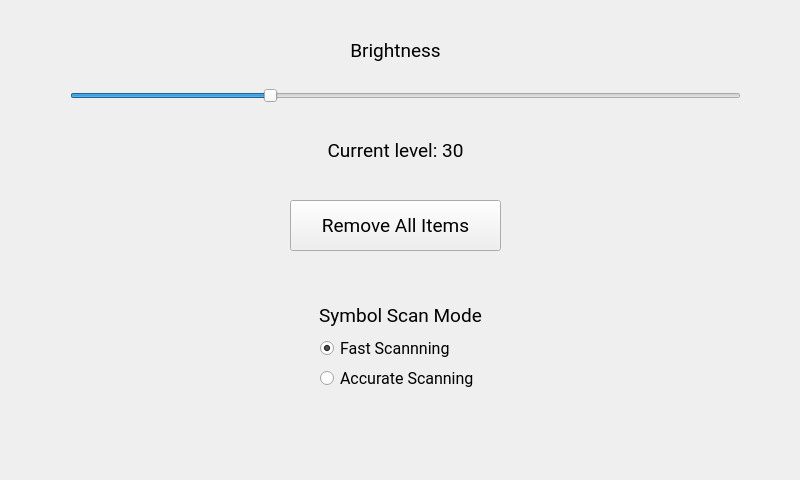
<?xml version="1.0" encoding="UTF-8"?>
<ui version="4.0">
 <class>SettingsMenu</class>
 <widget class="QMainWindow" name="SettingsMenu">
  <property name="geometry">
   <rect>
    <x>0</x>
    <y>0</y>
    <width>800</width>
    <height>480</height>
   </rect>
  </property>
  <property name="sizePolicy">
   <sizepolicy hsizetype="Maximum" vsizetype="Maximum">
    <horstretch>0</horstretch>
    <verstretch>0</verstretch>
   </sizepolicy>
  </property>
  <property name="minimumSize">
   <size>
    <width>800</width>
    <height>480</height>
   </size>
  </property>
  <property name="maximumSize">
   <size>
    <width>800</width>
    <height>512</height>
   </size>
  </property>
  <property name="baseSize">
   <size>
    <width>800</width>
    <height>480</height>
   </size>
  </property>
  <property name="windowTitle">
   <string>Laundry Manager and Optimizer</string>
  </property>
  <widget class="QWidget" name="centralWidget">
   <property name="minimumSize">
    <size>
     <width>320</width>
     <height>480</height>
    </size>
   </property>
   <property name="maximumSize">
    <size>
     <width>800</width>
     <height>480</height>
    </size>
   </property>
   <property name="baseSize">
    <size>
     <width>320</width>
     <height>480</height>
    </size>
   </property>
   <widget class="QLabel" name="homeButton">
    <property name="geometry">
     <rect>
      <x>660</x>
      <y>340</y>
      <width>131</width>
      <height>131</height>
     </rect>
    </property>
    <property name="text">
     <string/>
    </property>
    <property name="pixmap">
     <pixmap>img/icon_home.png</pixmap>
    </property>
    <property name="scaledContents">
     <bool>true</bool>
    </property>
   </widget>
   <widget class="QSlider" name="brightnessSlider">
    <property name="geometry">
     <rect>
      <x>70</x>
      <y>70</y>
      <width>671</width>
      <height>51</height>
     </rect>
    </property>
    <property name="maximum">
     <number>255</number>
    </property>
    <property name="value">
     <number>75</number>
    </property>
    <property name="orientation">
     <enum>Qt::Horizontal</enum>
    </property>
   </widget>
   <widget class="QLabel" name="brightnessPrompt">
    <property name="geometry">
     <rect>
      <x>300</x>
      <y>30</y>
      <width>191</width>
      <height>41</height>
     </rect>
    </property>
    <property name="font">
     <font>
      <family>Roboto</family>
      <pointsize>14</pointsize>
     </font>
    </property>
    <property name="text">
     <string>Brightness</string>
    </property>
    <property name="alignment">
     <set>Qt::AlignCenter</set>
    </property>
   </widget>
   <widget class="QLabel" name="brightnessLvlLabel">
    <property name="geometry">
     <rect>
      <x>300</x>
      <y>130</y>
      <width>191</width>
      <height>41</height>
     </rect>
    </property>
    <property name="font">
     <font>
      <family>Roboto</family>
      <pointsize>14</pointsize>
     </font>
    </property>
    <property name="text">
     <string>Current level: 30</string>
    </property>
    <property name="alignment">
     <set>Qt::AlignCenter</set>
    </property>
   </widget>
   <widget class="QPushButton" name="deleteAllButton">
    <property name="geometry">
     <rect>
      <x>290</x>
      <y>200</y>
      <width>211</width>
      <height>51</height>
     </rect>
    </property>
    <property name="font">
     <font>
      <family>Roboto</family>
      <pointsize>14</pointsize>
     </font>
    </property>
    <property name="text">
     <string>Remove All Items</string>
    </property>
   </widget>
   <widget class="QRadioButton" name="fastScanButton">
    <property name="geometry">
     <rect>
      <x>320</x>
      <y>340</y>
      <width>141</width>
      <height>17</height>
     </rect>
    </property>
    <property name="font">
     <font>
      <family>Roboto</family>
      <pointsize>12</pointsize>
     </font>
    </property>
    <property name="text">
     <string>Fast Scannning</string>
    </property>
    <property name="checked">
     <bool>true</bool>
    </property>
   </widget>
   <widget class="QRadioButton" name="accurateScanButton">
    <property name="geometry">
     <rect>
      <x>320</x>
      <y>370</y>
      <width>161</width>
      <height>17</height>
     </rect>
    </property>
    <property name="font">
     <font>
      <family>Roboto</family>
      <pointsize>12</pointsize>
     </font>
    </property>
    <property name="text">
     <string>Accurate Scanning</string>
    </property>
   </widget>
   <widget class="QLabel" name="scanModeLabel">
    <property name="geometry">
     <rect>
      <x>290</x>
      <y>300</y>
      <width>221</width>
      <height>31</height>
     </rect>
    </property>
    <property name="font">
     <font>
      <family>Roboto</family>
      <pointsize>14</pointsize>
     </font>
    </property>
    <property name="text">
     <string>Symbol Scan Mode</string>
    </property>
    <property name="alignment">
     <set>Qt::AlignCenter</set>
    </property>
   </widget>
  </widget>
  <widget class="QToolBar" name="mainToolBar">
   <property name="enabled">
    <bool>false</bool>
   </property>
   <property name="maximumSize">
    <size>
     <width>0</width>
     <height>0</height>
    </size>
   </property>
   <attribute name="toolBarArea">
    <enum>TopToolBarArea</enum>
   </attribute>
   <attribute name="toolBarBreak">
    <bool>false</bool>
   </attribute>
  </widget>
 </widget>
 <layoutdefault spacing="6" margin="11"/>
 <resources/>
 <connections/>
</ui>
